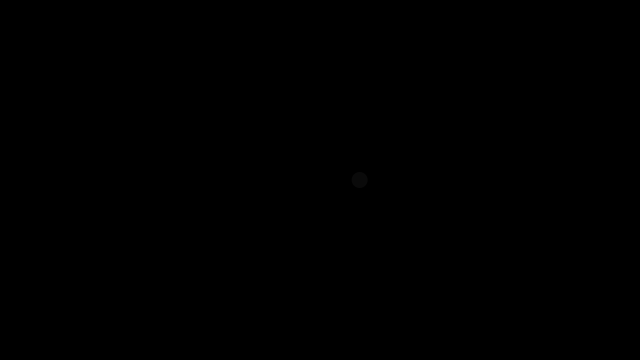
Frame 1 (no input)
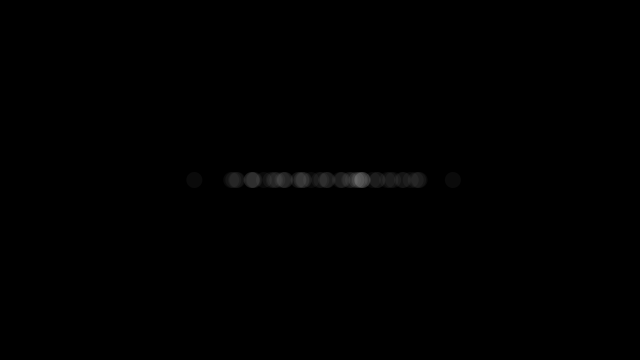
Frame 60 (the mouse pressed at the canvas centre just before this capture)
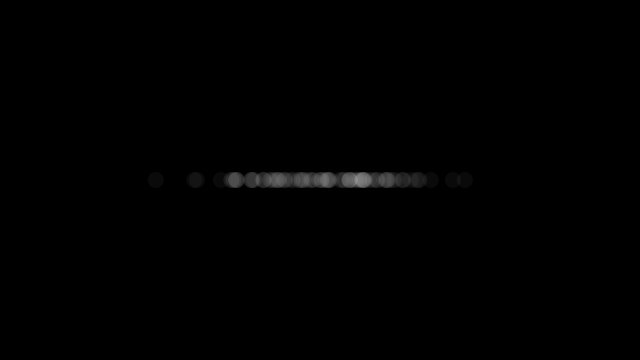
Frame 120 (the mouse held since frame 60 and released just before this capture)

The Processing sketch that drew these frames (run headless with seeded random() and noise(); from frame 60 on, the mouse is pressed at the canvas centre):

// Processing sketch: random
// ── random.pde
import java.util.*; // Manually import java utilities for some reason …

Random generator;

void setup(){
	background(0);
	size(640, 360);
	generator = new Random();
}

void draw(){
	float num = (float) generator.nextGaussian(); // Normal distribution, mean of 0 standard deviation of 1
	float sd = 60; // Standard devation
	float mean = 320; // Mean -> average

	float x = sd * num + mean; // Multiply by the standard deviation and add the mean;

	noStroke();
	fill(255, 10);
	ellipse(x, 180, 16, 16);
}
